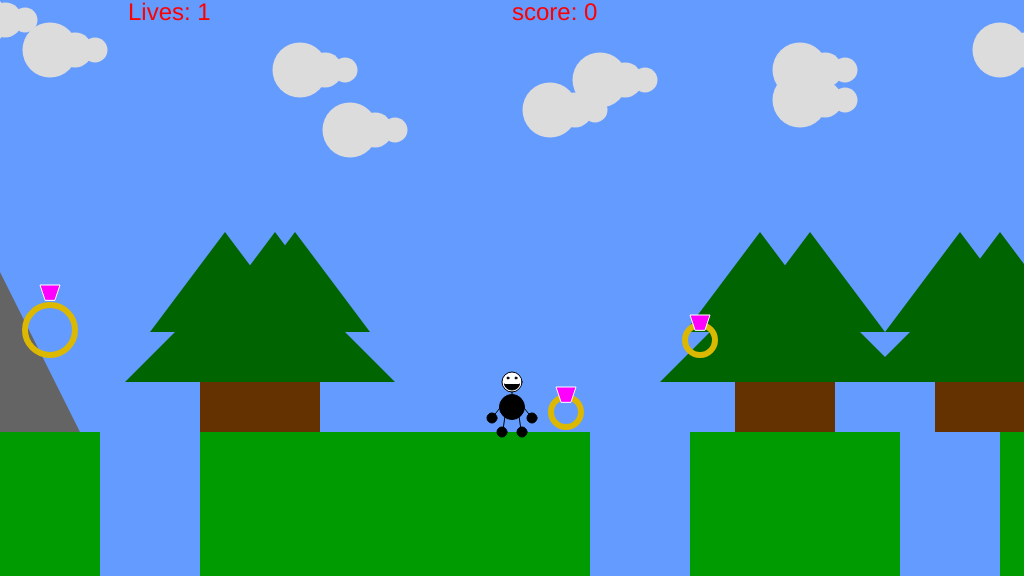
Frame 1 (no input)
Frame 60 (no input): identical to frame 1, image omitted
Frame 120 (the mouse pressed at the canvas centre since frame 60): identical to frame 1, image omitted

The p5.js sketch that drew this single still picture (run headless with seeded random() and noise() and a simulated clock; from frame 60 on, the mouse is pressed at the canvas centre):

// p5.js sketch
// ── sketch.js
/*

The Game Project 7 - Bring it all together

*/

var gameChar_x;
var gameChar_y;
var floorPos_y;
var scrollPos;
var gameChar_world_x;

var isLeft;
var isRight;
var isFalling;
var isPlummeting;

var clouds;
var mountains;
var trees_x;
var canyons;
var collectables;
var flagpole;
var game_score;
var lives;

function setup()
{
	createCanvas(1024, 576);
	floorPos_y = height * 3/4;
	gameChar_x = width/2;
	gameChar_y = floorPos_y;
	game_score = 0;
	lives = 1;

	// Variable to control the background scrolling.
	scrollPos = 0;

	// Variable to store the real position of the gameChar in the game
	// world. Needed for collision detection.
	gameChar_world_x = gameChar_x - scrollPos;

	// Boolean variables to control the movement of the game character.
	isLeft = false;
	isRight = false;
	isFalling = false;
	isPlummeting = false;

	// Initialise arrays of scenery objects.
	trees_x = [
		900,
		950,
		980,
		-1000,
		-1100,
		-1200,
		195, 
        175, 
        125, 
        860, 
        710, 
        660, 
        1000, 
        1050, 
        1100, 
        1540, 
        1590, 
        1640, 
        1880, 
        1930, 
        1980
	];
	clouds =[
		{x_pos:-300, y_pos:40},
		{x_pos:-20, y_pos:20},
		{x_pos:350, y_pos:130},
		{x_pos:600, y_pos:80},
		{x_pos:800, y_pos:100},
		{x_pos:1200, y_pos:50},
		{x_pos:1500, y_pos:75},
		{x_pos: 50, y_pos: 50},
        {x_pos: 300, y_pos: 70},
        {x_pos: 550, y_pos: 110},
        {x_pos: 800, y_pos: 70},
        {x_pos: 1000, y_pos: 50},
        {x_pos: 1250, y_pos: 70},
        {x_pos: 1500, y_pos: 110},
        {x_pos: 1750, y_pos: 50}
	]

	mountains =[
		{x_pos:-1180, height:400},
		{x_pos:-120, height:400},
		{x_pos:1970, height:400},
		{x_pos: -275, height:432},
        {x_pos: -250, height:432},
        {x_pos: 1225, height:432},
        {x_pos: 2150, height:432},
        {x_pos: 2175, height:432},
	]

	canyons=[
		{x_pos:900,width:100},
		{x_pos:100,width:100},
		{x_pos:-800,width:100},
		{x_pos:590,width:100},
		{x_pos:1450,width:100}
	]

	collectables=[
		{x_pos:50, y_pos:350, size:50, isFound:false},
		{x_pos:-500, y_pos:340, size:50, isFound:false},
		{x_pos:1200, y_pos:floorPos_y, size:50, isFound:false},
		{x_pos: 566, y_pos:floorPos_y, size: 30, isFound: false},
        {x_pos: 700, y_pos:360, size: 30, isFound: false},
        {x_pos: 1100, y_pos:floorPos_y, size: 30, isFound: false},
        {x_pos: 1900, y_pos:floorPos_y, size: 30, isFound: false}
		
	]

	flagpole = {isReached: false, x_pos: 2000}
}

function draw()
{
	background(100, 155, 255); // fill the sky blue

	noStroke();
	fill(0,155,0);
	rect(0, floorPos_y, width, height/4); // draw some green ground

	push()
	translate(scrollPos, 0)
	// Draw clouds.
	drawClouds();
	// Draw mountains.
	drawMountains()
	// Draw trees.
	drawTrees()
	// Draw canyons.
	for(var i=0; i < canyons.length; i++)
	{
		drawCanyon(canyons[i])
		checkCanyon(canyons[i])
	}
	// Draw collectable items.
	for(var i=0; i < collectables.length; i++)
	{	
		if(!collectables[i].isFound)
		{
			drawCollectable(collectables[i]);
       	  checkCollectable(collectables[i]);
		}
	}

	renderFlagpole();

	checkPlayerDie();


	pop();
	fill('red');
    textSize(24);
    text("Lives: " + lives, width/8, 20);
	text("score: " + game_score, width/2, 20)

	// Draw game character.
	
	drawGameChar();

	// Logic to make the game character move or the background scroll.
	if(isLeft)
	{
		if(gameChar_x > width * 0.2)
		{
			gameChar_x -= 5;
		}
		else
		{
			scrollPos += 5;
		}
	}

	if(isRight)
	{
		if(gameChar_x < width * 0.8)
		{
			gameChar_x  += 5;
		}
		else
		{
			scrollPos -= 5; // negative for moving against the background
		}
	}

	// Logic to make the game character rise and fall.
	if(gameChar_y < floorPos_y)
	{
		gameChar_y = gameChar_y + 2;
		isFalling = true;
	}else 
	{
		isFalling=false;
	}

	if(flagpole.isReached == false)
    {
        checkFlagpole();
    }

	// Update real position of gameChar for collision detection.
	gameChar_world_x = gameChar_x - scrollPos;

	
}


// ---------------------
// Key control functions
// ---------------------

function keyPressed(){
	if(keyCode === 65)
	{
		isLeft=true;
	} else if(keyCode === 68)
	{
		isRight=true;
	}

	if(keyCode === 87 && gameChar_y===floorPos_y)
	{
		gameChar_y = gameChar_y - 100;
	} 

	if(keyCode === 32)
	{
		gameChar_y = floorPos_y;
	} 

	console.log("press" + keyCode);
	console.log("press" + key);


}

function keyReleased()
{

	if(keyCode === 65)
	{
		isLeft=false;
	} else if(keyCode === 68)
	{
		isRight=false;
	}
	console.log("release" + keyCode);
	console.log("release" + key);

}


// ------------------------------
// Game character render function
// ------------------------------

// Function to draw the game character.

function drawGameChar()
{
	// draw game character
	if(isLeft && isFalling)
	{
		// add your jumping-left code
		stroke(0)
	fill(255)		
		ellipse(gameChar_x,gameChar_y-60,20);//head
		ellipse(gameChar_x,gameChar_y-35,25);//body	
	fill(0);	
		ellipse(gameChar_x-15,gameChar_y-15,10);//left foot
		ellipse(gameChar_x+10,gameChar_y-10,10);//right foot
		ellipse(gameChar_x+20,gameChar_y-24,10)//right hand
		ellipse(gameChar_x-20,gameChar_y-50,10)//left hand
		ellipse(gameChar_x-4,gameChar_y-64,2);//eye
	stroke(0)
	strokeWeight(1)
		line(gameChar_x,gameChar_y-28,gameChar_x+9,gameChar_y-12)//right leg
		line(gameChar_x,gameChar_y-23,gameChar_x-15,gameChar_y-15)//left leg
		line(gameChar_x,gameChar_y-50,gameChar_x,gameChar_y-47)//neck
		line(gameChar_x,gameChar_y-38,gameChar_x+20,gameChar_y-24)//right arm
		line(gameChar_x-13,gameChar_y-35,gameChar_x-20,gameChar_y-50)//left arm
		line(gameChar_x-9,gameChar_y-56,gameChar_x-3,gameChar_y-56)//half smile
		line(gameChar_x-3,gameChar_y-56,gameChar_x+1,gameChar_y-58,)//half smile
	}
	else if(isRight && isFalling)
	{
		// add your jumping-right code
		stroke(0)
	fill(255)
		ellipse(gameChar_x,gameChar_y-60,20);//head		
		ellipse(gameChar_x,gameChar_y-35,25);//body	
	fill(0);	
		ellipse(gameChar_x-10,gameChar_y-10,10);//left foot
		ellipse(gameChar_x+15,gameChar_y-15,10);//right foot
		ellipse(gameChar_x+20,gameChar_y-50,10)//right hand
		ellipse(gameChar_x-20,gameChar_y-24,10)//left hand
		ellipse(gameChar_x+4,gameChar_y-64,2);//eye
		
	stroke(0)
	strokeWeight(1)
		line(gameChar_x,gameChar_y-23,gameChar_x+15,gameChar_y-15)//right leg
		line(gameChar_x,gameChar_y-28,gameChar_x-9,gameChar_y-12)//left leg
		line(gameChar_x,gameChar_y-50,gameChar_x,gameChar_y-47)//neck
		line(gameChar_x+13,gameChar_y-35,gameChar_x+20,gameChar_y-50)//right arm
		line(gameChar_x,gameChar_y-38,gameChar_x-20,gameChar_y-24)//left arm
		line(gameChar_x+9,gameChar_y-56,gameChar_x+3,gameChar_y-56)//half smile
		line(gameChar_x+3,gameChar_y-56,gameChar_x-1,gameChar_y-58,)//half smile
	}
	else if(isLeft)
	{
		// add your walking left code
		stroke(0)
		fill(255)		
			ellipse(gameChar_x,gameChar_y-50,20);//head
			ellipse(gameChar_x,gameChar_y-25,25);//body	
		fill(0);	
			ellipse(gameChar_x-10,gameChar_y,10);//left foot
			ellipse(gameChar_x+10,gameChar_y,10);//right foot
			ellipse(gameChar_x+20,gameChar_y-14,10)//right hand
			ellipse(gameChar_x-20,gameChar_y-14,10)//left hand
			ellipse(gameChar_x-4,gameChar_y-54,2);//eye
		stroke(0)
		strokeWeight(1)
			line(gameChar_x,gameChar_y-18,gameChar_x+9,gameChar_y-2)//right leg
			line(gameChar_x,gameChar_y-13,gameChar_x-9,gameChar_y-2)//left leg
			line(gameChar_x,gameChar_y-40,gameChar_x,gameChar_y-37)//neck
			line(gameChar_x,gameChar_y-28,gameChar_x+20,gameChar_y-14)//right arm
			line(gameChar_x-13,gameChar_y-20,gameChar_x-20,gameChar_y-14)//left arm
			line(gameChar_x-9,gameChar_y-46,gameChar_x-3,gameChar_y-46)//half smile
			line(gameChar_x-3,gameChar_y-46,gameChar_x+1,gameChar_y-48,)//half smile	
	}
	else if(isRight)
	{
		// add your walking right code
		stroke(0)
		fill(255)
			ellipse(gameChar_x,gameChar_y-50,20);//head		
			ellipse(gameChar_x,gameChar_y-25,25);//body	
		fill(0);	
			ellipse(gameChar_x-10,gameChar_y,10);//left foot
			ellipse(gameChar_x+10,gameChar_y,10);//right foot
			ellipse(gameChar_x+20,gameChar_y-14,10)//right hand
			ellipse(gameChar_x-20,gameChar_y-14,10)//left hand
			ellipse(gameChar_x+4,gameChar_y-54,2);//eye
			
		stroke(0)
		strokeWeight(1)
			line(gameChar_x,gameChar_y-13,gameChar_x+9,gameChar_y-2)//right leg
			line(gameChar_x,gameChar_y-18,gameChar_x-9,gameChar_y-2)//left leg
			line(gameChar_x,gameChar_y-40,gameChar_x,gameChar_y-37)//neck
			line(gameChar_x+13,gameChar_y-20,gameChar_x+20,gameChar_y-14)//right arm
			line(gameChar_x,gameChar_y-28,gameChar_x-20,gameChar_y-14)//left arm
			line(gameChar_x+9,gameChar_y-46,gameChar_x+3,gameChar_y-46)//half smile
			line(gameChar_x+3,gameChar_y-46,gameChar_x-1,gameChar_y-48,)//half smile
	}
	else if(isFalling || isPlummeting)
	{
		// add your jumping facing forwards code
		stroke(0)
		fill(255)		
			ellipse(gameChar_x,gameChar_y-60,20);//head	
		fill(0);	
			ellipse(gameChar_x,gameChar_y-35,25);//body
			ellipse(gameChar_x-15,gameChar_y-10,10);//left foot
			ellipse(gameChar_x+15,gameChar_y-10,10);//right foot
			ellipse(gameChar_x+20,gameChar_y-52,10)//right hand
			ellipse(gameChar_x-20,gameChar_y-52,10)//left hand
			ellipse(gameChar_x+4,gameChar_y-64,2);//right eye
			ellipse(gameChar_x-4,gameChar_y-64,2);//left eye
			arc(gameChar_x,gameChar_y-58, 15,12,radians(0),radians(180));//smile 
		stroke(0)
		strokeWeight(1)
			line(gameChar_x+7,gameChar_y-26,gameChar_x+15,gameChar_y-12)//right leg
			line(gameChar_x-7,gameChar_y-26,gameChar_x-15,gameChar_y-12)//left leg
			line(gameChar_x,gameChar_y-50,gameChar_x,gameChar_y-44)//neck
			line(gameChar_x+9,gameChar_y-38,gameChar_x+20,gameChar_y-52)//right arm
			line(gameChar_x-9,gameChar_y-38,gameChar_x-20,gameChar_y-52)//left arm
	
	}
	else
	{
		// add your standing front facing code
		stroke(0)
	fill(255)		
		ellipse(gameChar_x,gameChar_y-50,20);//head	
	fill(0);	
		ellipse(gameChar_x,gameChar_y-25,25);//body
		ellipse(gameChar_x-10,gameChar_y,10);//left foot
		ellipse(gameChar_x+10,gameChar_y,10);//right foot
		ellipse(gameChar_x+20,gameChar_y-14,10)//right hand
		ellipse(gameChar_x-20,gameChar_y-14,10)//left hand
		ellipse(gameChar_x+4,gameChar_y-54,2);//right eye
		ellipse(gameChar_x-4,gameChar_y-54,2);//left eye
		arc(gameChar_x,gameChar_y-48, 15,12,radians(0),radians(180));//smile 
	stroke(0)
	strokeWeight(1)
		line(gameChar_x+7,gameChar_y-16,gameChar_x+9,gameChar_y-2)//right leg
		line(gameChar_x-7,gameChar_y-16,gameChar_x-9,gameChar_y-2)//left leg
		line(gameChar_x,gameChar_y-40,gameChar_x,gameChar_y-34)//neck
		line(gameChar_x+9,gameChar_y-28,gameChar_x+20,gameChar_y-14)//right arm
		line(gameChar_x-9,gameChar_y-28,gameChar_x-20,gameChar_y-14)//left arm
	}
}

// ---------------------------
// Background render functions
// ---------------------------

// Function to draw cloud objects.
function drawClouds()
{
	for(var i = 0; i < clouds.length; i++)
	{
		fill(220);
		ellipse(clouds[i].x_pos,clouds[i].y_pos,55,55);
		ellipse(clouds[i].x_pos+25,clouds[i].y_pos,35,35);
		ellipse(clouds[i].x_pos+45,clouds[i].y_pos,25,25);
	}
}
// Function to draw mountains objects.
function drawMountains()
{
	for(var i=0; i < mountains.length; i++)
	{
		fill(100);
		triangle(mountains[i].x_pos-mountains[i].height/2, floorPos_y,
			mountains[i].x_pos,floorPos_y-mountains[i].height,
			mountains[i].x_pos+mountains[i].height/2,floorPos_y)

	}
}
// Function to draw trees objects.
function drawTrees()
{
	for(var i = 0; i < trees_x.length; i++)
	{
		fill(100,50,0)
		rect(75+trees_x[i],-200/2+floorPos_y,50,200/2);
		fill(0,100,0);
		triangle(trees_x[i]+25,-200/2+floorPos_y,
			    trees_x[i]+100,-200+floorPos_y,
				trees_x[i]+175,-200/2+floorPos_y)
				
		triangle(trees_x[i],-200/4+floorPos_y,
			    trees_x[i]+100,-200*3/4+floorPos_y,
				trees_x[i]+200,-200/4+floorPos_y)
	}
}

// ---------------------------------
// Canyon render and check functions
// ---------------------------------

// Function to draw canyon objects.

function drawCanyon(t_canyon)
{
	fill(100, 155, 255);
	rect(t_canyon.x_pos,floorPos_y,t_canyon.width,148);
}

// Function to check character is over a canyon.

function checkCanyon(t_canyon)
{
	if(gameChar_world_x > t_canyon.x_pos && gameChar_world_x < t_canyon.x_pos + t_canyon.width && gameChar_y >= floorPos_y)
	{
		isPlummeting = true
	}

	if(isPlummeting === true)
	{
		gameChar_y = gameChar_y + 1
	}
}

// ----------------------------------
// Collectable items render and check functions
// ----------------------------------

// Function to draw collectable objects.

function drawCollectable(t_collectable)
{
	
	noFill()
	strokeWeight(6);
	stroke(220,185,0) ;
	ellipse(t_collectable.x_pos,t_collectable.y_pos-20,t_collectable.size,t_collectable.size) 
	fill(255,0,255);
	stroke(255) ;
	strokeWeight(1);
	quad(
		t_collectable.x_pos-5,t_collectable.y_pos-t_collectable.size,
		t_collectable.x_pos-10,t_collectable.y_pos-(t_collectable.size+15),
		t_collectable.x_pos+10,t_collectable.y_pos-(t_collectable.size+15),
		t_collectable.x_pos+5,t_collectable.y_pos-t_collectable.size
	    )
	noStroke();
	
}

// Function to check character has collected an item.

function checkCollectable(t_collectable)
{
	if(dist(gameChar_world_x,gameChar_y,t_collectable.x_pos,t_collectable.y_pos) < t_collectable.size)
	{
		t_collectable.isFound = true;
		game_score += 1;
	}

}

function renderFlagpole()
{
    push();
    strokeWeight(5);
    stroke(255);
    line(flagpole.x_pos, floorPos_y, flagpole.x_pos, floorPos_y - 350);
    fill('purple');
    noStroke();

    if(flagpole.isReached)
    {
        rect(flagpole.x_pos, floorPos_y - 50, 75, 50);
		textSize(15);
		fill(0, 102, 153);
		textAlign(CENTER);
		text("YOU FINISHED WITH A SCORE OF " + game_score, gameChar_world_x, 500 );
		noLoop();
	} 
    else
    {
        rect(flagpole.x_pos, floorPos_y - 350, 75, 50);  
    }
    pop();
}

function checkFlagpole()
{
    var d = abs(gameChar_world_x - flagpole.x_pos);

    if(d < 15)
    {
        flagpole.isReached = true;
    }
}

function checkPlayerDie()
{   
    console.log(lives);
    if(gameChar_y > height)
    {
        lives -= 1;

      if(lives >= 0)
      {
		textSize(32);
		fill(0, 102, 153);
		textAlign(CENTER);
		text("YOUR SCORE IS " + game_score, gameChar_world_x, 500 );
		noLoop();
      }
    }    
}
